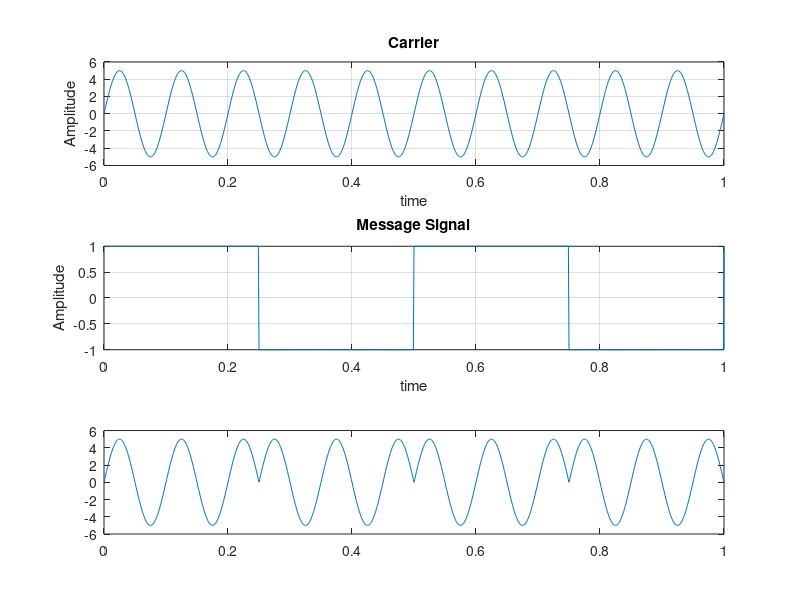
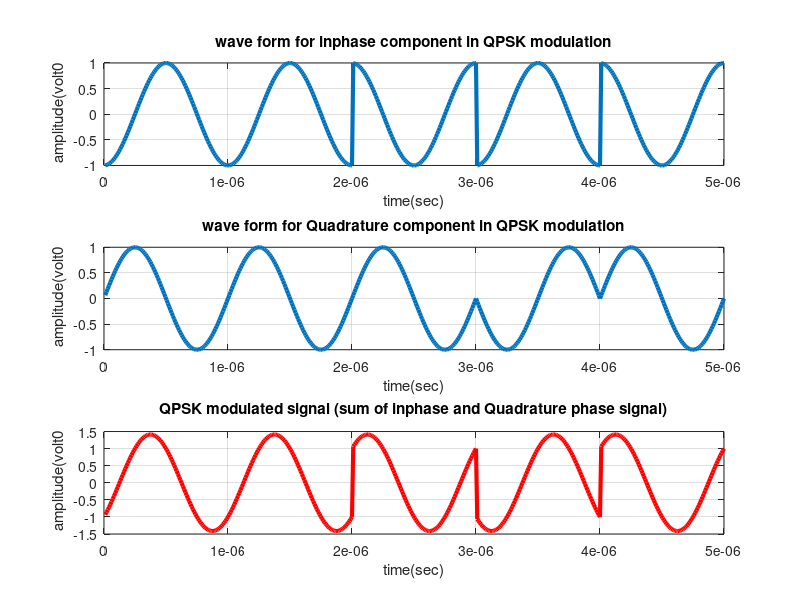

Recreate these plots in MATLAB, in order. (Note: this script raises an error after producing the figures.)
clc
clear all
close all

%BPSK
A=5;
t=0:.001:1;
f1=10;
f2=2;
b=A.*sin(2*pi*f1*t);%Carrier Sine
subplot(3,1,1);
%figure
plot(t,b);
xlabel('time');
ylabel('Amplitude');
title('Carrier');
grid on;

u=square(2*pi*f2*t);%Message signal
subplot(3,1,2);
%figure
plot(t,u);
xlabel('time');
ylabel('Amplitude');
title('Message Signal');
grid on;

v=b.*u;
subplot(3,1,3);
plot(t,v)

%QPSK
data=[0  1 0 1 1 1 0 0 1 1]; % information

data_NZR=2*data-1; % Data Represented at NZR form for QPSK modulation
s_p_data=reshape(data_NZR,2,length(data)/2);  % S/P convertion of data

br=10.^6; %transmission bit rate  
f=br;
T=1/br; % bit duration
t=T/99:T/99:T; % Time vector for one bit information

%QPSK modulation
y=[];
y_in=[];
y_qd=[];
for(o=1:length(data)/2)
    y1=s_p_data(1,o)*cos(2*pi*f*t); % inphase component
    y2=s_p_data(2,o)*sin(2*pi*f*t) ;% Quadrature component
    y_in=[y_in y1]; % inphase signal vector
    y_qd=[y_qd y2]; %quadrature signal vector
    y=[y y1+y2]; % modulated signal vector
end
Tx_sig=y; % transmitting signal after modulation
tt=T/99:T/99:(T*length(data))/2;

figure(2)

subplot(3,1,1);
plot(tt,y_in,'linewidth',3), grid on;
title(' wave form for inphase component in QPSK modulation ');
xlabel('time(sec)');
ylabel(' amplitude(volt0');

subplot(3,1,2);
plot(tt,y_qd,'linewidth',3), grid on;
title(' wave form for Quadrature component in QPSK modulation ');
xlabel('time(sec)');
ylabel(' amplitude(volt0');

subplot(3,1,3);
plot(tt,Tx_sig,'r','linewidth',3), grid on;
title('QPSK modulated signal (sum of inphase and Quadrature phase signal)');
xlabel('time(sec)');
ylabel(' amplitude(volt0');



m=2;
L = 2*m;%Nyquist equation

T=0.01:0.001:.05;
Pf =0.01:0.01:1;
snr_dB = -4;
snr_dB1 = 0;
snr_dB2 = 2;
%-----Linear Value of SNR-----%
snr1 = 10.^(snr_dB./20);
snr2 = 10.^(snr_dB1./20);
snr3 = 10.^(snr_dB2./20);
for p = 1:length(Pf)
    g = 0;
    j = 0;
    k = 0;
    l = 0;
    c = 0;
    d = 0;
       
    for kk=1:40000 % No. of Monte Carlo Simulations
        Noise1=1/sqrt(2)*(randn(1,L)+1i*randn(1,L));  % AWGN noise with mean=0 var=1
        Noise2=1/sqrt(2)*(randn(1,L)+2i*randn(1,L));
        Noise3=1/sqrt(2)*(randn(1,L)+3i*randn(1,L));
        
       
         K=1; %Nakagami fading
         s=sqrt(1/(2*(K+1)));
         na=(s*randn(1,L)) + 1i*(s*randn(1,L));
         N=abs(na);
      
       
        
        n1=Noise1*snr1;
        n2=Noise2*snr2;
        n3=Noise3*snr3;
        
        pn1 = (std(Noise1)).^2;%Noise power 
        pn2 = (std(Noise2)).^2;
        pn3 = (std(Noise3)).^2;
        
        Signal = v(1:L); %BPSK
        Recv_Sig1 = N.*Signal + n1;
        Recv_Sig2 = N.*Signal + n2;
        Recv_Sig3 = N.*Signal + n3;
        
        Sign = Tx_sig(1:L);%QPSK
        Rev_Sig1 = N.*Sign + n1;
        Rev_Sig2 = N.*Sign + n2;
        Rev_Sig3 = N.*Sign + n3;
        
        % Energy of received signal
        Energy1 = abs(Recv_Sig1).^2; %BPSK
        Energy2 = abs(Recv_Sig2).^2;
        Energy3 = abs(Recv_Sig3).^2;
        
        Energy4 = abs(Rev_Sig1).^2; %QPSK
        Energy5 = abs(Rev_Sig2).^2;
        Energy6 = abs(Rev_Sig3).^2;
        
        %Threshold Calculation
        Threshold(p) = gaminv(1-Pf(p),m)*2;
         
        
       
        signal_power1(p) = sum(abs(Recv_Sig1.^2))/pn1; %BPSK
        signal_power2(p) = sum(abs(Recv_Sig2.^2))/pn2;
        signal_power3(p) = sum(abs(Recv_Sig3.^2))/pn3;
        signal_power4(p) = sum(abs(Rev_Sig1.^2))/pn1; %QPSK
        signal_power5(p) = sum(abs(Rev_Sig2.^2))/pn2;
        signal_power6(p) = sum(abs(Rev_Sig3.^2))/pn3;
        
        
        if(signal_power1(p) > Threshold(p))  %BPSK
            j=j+1;
        end
        if(signal_power4(p) > Threshold(p))  %BPSK
            g=g+1;
        end
        
        if(signal_power2(p) > Threshold(p))
            l=l+1;
        end
        if(signal_power5(p) > Threshold(p))
            k=k+1;
        end
        
        if(signal_power3(p) > Threshold(p))  
            d=d+1;
        end
        if(signal_power6(p) > Threshold(p))  
            c=c+1;
        end
end
Pd1(p) = j/kk;
Pd2(p)= g/kk;
Pd3(p) = l/kk;
Pd4(p) = k/kk;
Pd5(p) = d/kk;
Pd6(p) = c/kk;

pm1(p)=1-Pd1(p);
pm2(p)=1-Pd2(p);
pm3(p)=1-Pd3(p);
pm4(p)=1-Pd4(p);
pm5(p)=1-Pd5(p);
pm6(p)=1-Pd6(p);



end
figure
loglog(Pf,pm1,'-b',Pf,pm2,'-r',Pf,pm3,'*-b',Pf,pm4,'*-r',Pf,pm5,'--b',Pf,pm6,'--r', 'LineWidth', 3);
hold on
grid on
xlabel('Probability of false alarm,P_{f}','FontSize',30);
ylabel('Probability of misdetection,P_{m}','FontSize',30);
title('CROC Curve Under Nakagami Channel For BPSK and QPSK','FontSize',30);
leg=legend('BPSK for snr= -4dB','QPSK for snr= -4dB', 'BPSK for snr= 0dB','QPSK for snr= 0dB','BPSK for snr= 2dB','QPSK for snr= 2dB');
set(leg,'FontSize',32)